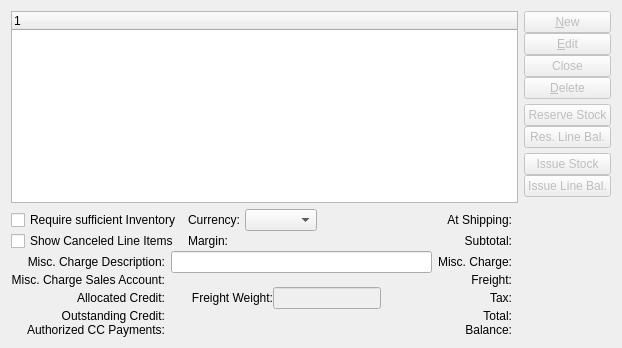
     <widget class="QWidget" name="_lineItemsPage">
      <attribute name="title">
       <string>&amp;Line Items</string>
      </attribute>
      <layout class="QGridLayout">
       <item row="0" column="0">
        <widget class="XTreeWidget" name="_soitem">
         <property name="focusPolicy">
          <enum>Qt::StrongFocus</enum>
         </property>
         <property name="rootIsDecorated">
          <bool>true</bool>
         </property>
        </widget>
       </item>
       <item row="0" column="1" rowspan="2">
        <layout class="QVBoxLayout">
         <property name="spacing">
          <number>5</number>
         </property>
         <item>
          <layout class="QVBoxLayout">
           <property name="spacing">
            <number>0</number>
           </property>
           <item>
            <widget class="QPushButton" name="_new">
             <property name="enabled">
              <bool>false</bool>
             </property>
             <property name="focusPolicy">
              <enum>Qt::StrongFocus</enum>
             </property>
             <property name="text">
              <string>&amp;New</string>
             </property>
             <property name="autoDefault">
              <bool>true</bool>
             </property>
            </widget>
           </item>
           <item>
            <widget class="QPushButton" name="_edit">
             <property name="enabled">
              <bool>false</bool>
             </property>
             <property name="focusPolicy">
              <enum>Qt::StrongFocus</enum>
             </property>
             <property name="text">
              <string>&amp;Edit</string>
             </property>
             <property name="autoDefault">
              <bool>true</bool>
             </property>
            </widget>
           </item>
           <item>
            <widget class="QPushButton" name="_action">
             <property name="enabled">
              <bool>false</bool>
             </property>
             <property name="focusPolicy">
              <enum>Qt::NoFocus</enum>
             </property>
             <property name="text">
              <string>Close</string>
             </property>
             <property name="autoDefault">
              <bool>true</bool>
             </property>
            </widget>
           </item>
           <item>
            <widget class="QPushButton" name="_delete">
             <property name="enabled">
              <bool>false</bool>
             </property>
             <property name="focusPolicy">
              <enum>Qt::NoFocus</enum>
             </property>
             <property name="text">
              <string>&amp;Delete</string>
             </property>
             <property name="autoDefault">
              <bool>true</bool>
             </property>
            </widget>
           </item>
          </layout>
         </item>
         <item>
          <layout class="QVBoxLayout">
           <property name="spacing">
            <number>0</number>
           </property>
           <property name="topMargin">
            <number>0</number>
           </property>
           <item>
            <widget class="QPushButton" name="_reserveStock">
             <property name="enabled">
              <bool>false</bool>
             </property>
             <property name="focusPolicy">
              <enum>Qt::NoFocus</enum>
             </property>
             <property name="text">
              <string>Reserve Stock</string>
             </property>
            </widget>
           </item>
           <item>
            <widget class="QPushButton" name="_reserveLineBalance">
             <property name="enabled">
              <bool>false</bool>
             </property>
             <property name="focusPolicy">
              <enum>Qt::NoFocus</enum>
             </property>
             <property name="text">
              <string>Res. Line Bal.</string>
             </property>
            </widget>
           </item>
          </layout>
         </item>
         <item>
          <layout class="QVBoxLayout">
           <property name="spacing">
            <number>0</number>
           </property>
           <item>
            <widget class="QPushButton" name="_issueStock">
             <property name="enabled">
              <bool>false</bool>
             </property>
             <property name="focusPolicy">
              <enum>Qt::NoFocus</enum>
             </property>
             <property name="text">
              <string>Issue Stock</string>
             </property>
            </widget>
           </item>
           <item>
            <widget class="QPushButton" name="_issueLineBalance">
             <property name="enabled">
              <bool>false</bool>
             </property>
             <property name="focusPolicy">
              <enum>Qt::NoFocus</enum>
             </property>
             <property name="text">
              <string>Issue Line Bal.</string>
             </property>
            </widget>
           </item>
          </layout>
         </item>
         <item>
          <spacer>
           <property name="orientation">
            <enum>Qt::Vertical</enum>
           </property>
           <property name="sizeType">
            <enum>QSizePolicy::Expanding</enum>
           </property>
           <property name="sizeHint" stdset="0">
            <size>
             <width>20</width>
             <height>20</height>
            </size>
           </property>
          </spacer>
         </item>
        </layout>
       </item>
       <item row="1" column="0">
        <layout class="QGridLayout">
         <property name="verticalSpacing">
          <number>0</number>
         </property>
         <item row="0" column="0" colspan="2">
          <widget class="QCheckBox" name="_requireInventory">
           <property name="text">
            <string>Require sufficient Inventory</string>
           </property>
          </widget>
         </item>
         <item row="0" column="2">
          <layout class="QHBoxLayout">
           <property name="spacing">
            <number>5</number>
           </property>
           <item>
            <widget class="QLabel" name="_orderCurrencyLit">
             <property name="text">
              <string>Currency:</string>
             </property>
             <property name="alignment">
              <set>Qt::AlignRight|Qt::AlignTrailing|Qt::AlignVCenter</set>
             </property>
             <property name="buddy">
              <cstring>_orderCurrency</cstring>
             </property>
            </widget>
           </item>
           <item>
            <widget class="XComboBox" name="_orderCurrency">
             <property name="type">
              <enum>XComboBox::Currencies</enum>
             </property>
            </widget>
           </item>
           <item>
            <spacer>
             <property name="orientation">
              <enum>Qt::Horizontal</enum>
             </property>
             <property name="sizeHint" stdset="0">
              <size>
               <width>0</width>
               <height>20</height>
              </size>
             </property>
            </spacer>
           </item>
          </layout>
         </item>
         <item row="1" column="0" colspan="2">
          <widget class="QCheckBox" name="_showCanceled">
           <property name="text">
            <string>Show Canceled Line Items</string>
           </property>
          </widget>
         </item>
         <item row="1" column="2">
          <layout class="QHBoxLayout">
           <property name="spacing">
            <number>5</number>
           </property>
           <item>
            <widget class="QLabel" name="_marginLit">
             <property name="text">
              <string>Margin:</string>
             </property>
             <property name="alignment">
              <set>Qt::AlignRight|Qt::AlignTrailing|Qt::AlignVCenter</set>
             </property>
            </widget>
           </item>
           <item>
            <widget class="CurrCluster" name="_margin">
             <property name="currencyEditable" stdset="0">
              <bool>false</bool>
             </property>
             <property name="currencyVisible">
              <bool>false</bool>
             </property>
             <property name="enabled">
              <bool>false</bool>
             </property>
            </widget>
           </item>
           <item>
            <spacer>
             <property name="orientation">
              <enum>Qt::Horizontal</enum>
             </property>
             <property name="sizeHint" stdset="0">
              <size>
               <width>16</width>
               <height>20</height>
              </size>
             </property>
            </spacer>
           </item>
          </layout>
         </item>
         <item row="2" column="0">
          <widget class="QLabel" name="_miscChargeDescriptionLit">
           <property name="text">
            <string>Misc. Charge Description:</string>
           </property>
           <property name="alignment">
            <set>Qt::AlignRight|Qt::AlignTrailing|Qt::AlignVCenter</set>
           </property>
          </widget>
         </item>
         <item row="2" column="1" colspan="2">
          <widget class="XLineEdit" name="_miscChargeDescription"/>
         </item>
         <item row="3" column="0">
          <widget class="QLabel" name="_miscChargeAccountLit">
           <property name="text">
            <string>Misc. Charge Sales Account:</string>
           </property>
           <property name="alignment">
            <set>Qt::AlignRight|Qt::AlignTrailing|Qt::AlignVCenter</set>
           </property>
          </widget>
         </item>
         <item row="3" column="1" colspan="2">
          <widget class="GLCluster" name="_miscChargeAccount"/>
         </item>
         <item row="4" column="1">
          <widget class="CurrDisplay" name="_allocatedCM">
           <property name="sizePolicy">
            <sizepolicy hsizetype="Preferred" vsizetype="Fixed">
             <horstretch>0</horstretch>
             <verstretch>0</verstretch>
            </sizepolicy>
           </property>
           <property name="maximumSize">
            <size>
             <width>100</width>
             <height>32767</height>
            </size>
           </property>
          </widget>
         </item>
         <item row="4" column="2">
          <layout class="QHBoxLayout">
           <property name="spacing">
            <number>0</number>
           </property>
           <item>
            <widget class="QLabel" name="_weightLit">
             <property name="text">
              <string> Freight Weight:</string>
             </property>
             <property name="alignment">
              <set>Qt::AlignRight|Qt::AlignTrailing|Qt::AlignVCenter</set>
             </property>
            </widget>
           </item>
           <item>
            <widget class="XLineEdit" name="_weight">
             <property name="enabled">
              <bool>false</bool>
             </property>
             <property name="sizePolicy">
              <sizepolicy hsizetype="Preferred" vsizetype="Fixed">
               <horstretch>0</horstretch>
               <verstretch>0</verstretch>
              </sizepolicy>
             </property>
             <property name="alignment">
              <set>Qt::AlignRight</set>
             </property>
            </widget>
           </item>
           <item>
            <spacer>
             <property name="orientation">
              <enum>Qt::Horizontal</enum>
             </property>
             <property name="sizeHint" stdset="0">
              <size>
               <width>51</width>
               <height>20</height>
              </size>
             </property>
            </spacer>
           </item>
          </layout>
         </item>
         <item row="5" column="0">
          <widget class="QLabel" name="_outstandingCMLit">
           <property name="text">
            <string>Outstanding Credit:</string>
           </property>
           <property name="alignment">
            <set>Qt::AlignRight|Qt::AlignTrailing|Qt::AlignVCenter</set>
           </property>
          </widget>
         </item>
         <item row="5" column="1">
          <widget class="CurrDisplay" name="_outstandingCM">
           <property name="sizePolicy">
            <sizepolicy hsizetype="Preferred" vsizetype="Fixed">
             <horstretch>0</horstretch>
             <verstretch>0</verstretch>
            </sizepolicy>
           </property>
           <property name="maximumSize">
            <size>
             <width>100</width>
             <height>32767</height>
            </size>
           </property>
          </widget>
         </item>
         <item row="6" column="0">
          <widget class="QLabel" name="_authCCLit">
           <property name="text">
            <string>Authorized CC Payments:</string>
           </property>
           <property name="alignment">
            <set>Qt::AlignRight|Qt::AlignTrailing|Qt::AlignVCenter</set>
           </property>
          </widget>
         </item>
         <item row="6" column="1">
          <widget class="CurrDisplay" name="_authCC">
           <property name="sizePolicy">
            <sizepolicy hsizetype="Preferred" vsizetype="Fixed">
             <horstretch>0</horstretch>
             <verstretch>0</verstretch>
            </sizepolicy>
           </property>
           <property name="maximumSize">
            <size>
             <width>100</width>
             <height>32767</height>
            </size>
           </property>
          </widget>
         </item>
         <item row="0" column="3">
          <widget class="QLabel" name="_amountAtShippingLit">
           <property name="text">
            <string>At Shipping:</string>
           </property>
           <property name="alignment">
            <set>Qt::AlignRight|Qt::AlignTrailing|Qt::AlignVCenter</set>
           </property>
          </widget>
         </item>
         <item row="1" column="3">
          <widget class="QLabel" name="_subtotalLit">
           <property name="text">
            <string>Subtotal:</string>
           </property>
           <property name="alignment">
            <set>Qt::AlignRight|Qt::AlignTrailing|Qt::AlignVCenter</set>
           </property>
          </widget>
         </item>
         <item row="2" column="3">
          <widget class="QLabel" name="_miscChargeAmountLit">
           <property name="text">
            <string>Misc. Charge:</string>
           </property>
           <property name="alignment">
            <set>Qt::AlignRight|Qt::AlignTrailing|Qt::AlignVCenter</set>
           </property>
          </widget>
         </item>
         <item row="0" column="4">
          <widget class="CurrDisplay" name="_amountAtShipping"/>
         </item>
         <item row="1" column="4">
          <widget class="CurrDisplay" name="_subtotal">
           <property name="sizePolicy">
            <sizepolicy hsizetype="Preferred" vsizetype="Fixed">
             <horstretch>0</horstretch>
             <verstretch>0</verstretch>
            </sizepolicy>
           </property>
          </widget>
         </item>
         <item row="2" column="4">
          <widget class="CurrCluster" name="_miscCharge">
           <property name="sizePolicy">
            <sizepolicy hsizetype="Preferred" vsizetype="Fixed">
             <horstretch>0</horstretch>
             <verstretch>0</verstretch>
            </sizepolicy>
           </property>
           <property name="allowNegative">
            <bool>true</bool>
           </property>
           <property name="baseVisible">
            <bool>false</bool>
           </property>
           <property name="currencyEditable" stdset="0">
            <bool>false</bool>
           </property>
           <property name="currencyVisible">
            <bool>false</bool>
           </property>
          </widget>
         </item>
         <item row="3" column="3">
          <widget class="XURLLabel" name="_freightLit">
           <property name="text">
            <string>Freight:</string>
           </property>
           <property name="alignment">
            <set>Qt::AlignRight|Qt::AlignTrailing|Qt::AlignVCenter</set>
           </property>
          </widget>
         </item>
         <item row="3" column="4">
          <widget class="CurrCluster" name="_freight">
           <property name="sizePolicy">
            <sizepolicy hsizetype="Preferred" vsizetype="Fixed">
             <horstretch>0</horstretch>
             <verstretch>0</verstretch>
            </sizepolicy>
           </property>
           <property name="baseVisible">
            <bool>false</bool>
           </property>
           <property name="currencyEditable" stdset="0">
            <bool>false</bool>
           </property>
           <property name="currencyVisible">
            <bool>false</bool>
           </property>
          </widget>
         </item>
         <item row="4" column="3">
          <widget class="XURLLabel" name="_taxLit">
           <property name="text">
            <string>Tax:</string>
           </property>
           <property name="alignment">
            <set>Qt::AlignRight|Qt::AlignTrailing|Qt::AlignVCenter</set>
           </property>
          </widget>
         </item>
         <item row="4" column="4">
          <widget class="CurrDisplay" name="_tax">
           <property name="sizePolicy">
            <sizepolicy hsizetype="Preferred" vsizetype="Fixed">
             <horstretch>0</horstretch>
             <verstretch>0</verstretch>
            </sizepolicy>
           </property>
          </widget>
         </item>
         <item row="5" column="3">
          <widget class="QLabel" name="_totalLit">
           <property name="text">
            <string>Total:</string>
           </property>
           <property name="alignment">
            <set>Qt::AlignRight|Qt::AlignTrailing|Qt::AlignVCenter</set>
           </property>
          </widget>
         </item>
         <item row="5" column="4">
          <widget class="CurrCluster" name="_total">
           <property name="currencyEditable" stdset="0">
            <bool>false</bool>
           </property>
           <property name="currencyVisible">
            <bool>false</bool>
           </property>
           <property name="enabled">
            <bool>false</bool>
           </property>
          </widget>
         </item>
         <item row="6" column="3">
          <widget class="QLabel" name="_balanceLit">
           <property name="text">
            <string>Balance:</string>
           </property>
           <property name="alignment">
            <set>Qt::AlignRight|Qt::AlignTrailing|Qt::AlignVCenter</set>
           </property>
          </widget>
         </item>
         <item row="6" column="4">
          <widget class="CurrCluster" name="_balance">
           <property name="currencyEditable" stdset="0">
            <bool>false</bool>
           </property>
           <property name="currencyVisible">
            <bool>false</bool>
           </property>
           <property name="enabled">
            <bool>false</bool>
           </property>
          </widget>
         </item>
         <item row="4" column="0">
          <widget class="XURLLabel" name="_allocatedCMLit">
           <property name="text">
            <string>Allocated Credit:</string>
           </property>
           <property name="alignment">
            <set>Qt::AlignRight|Qt::AlignTrailing|Qt::AlignVCenter</set>
           </property>
          </widget>
         </item>
        </layout>
       </item>
      </layout>
     </widget>
